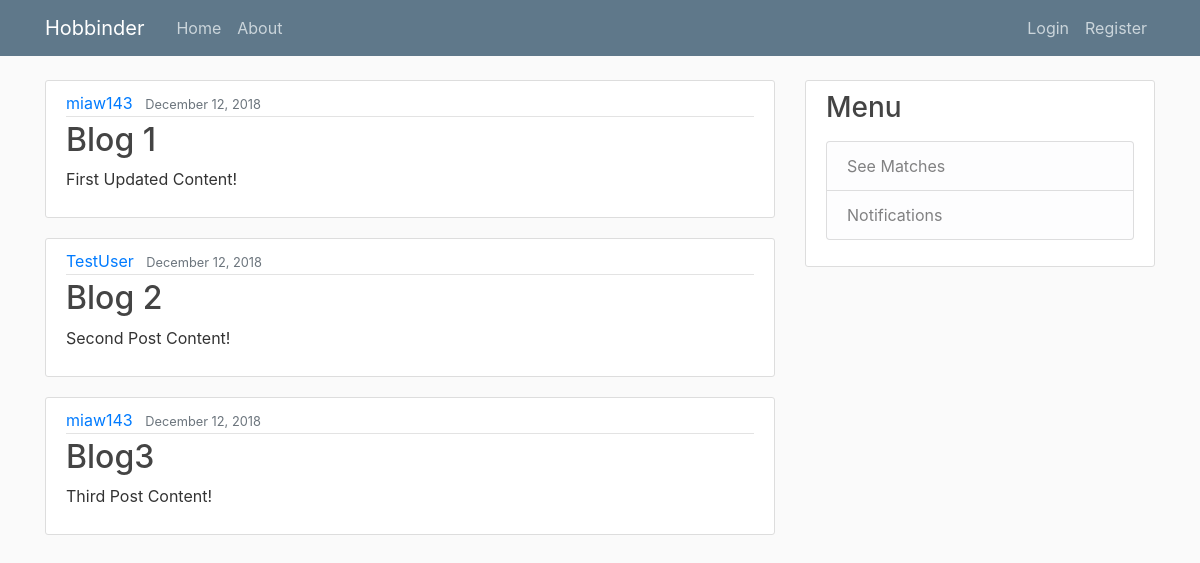
The page / on the database its author committed.
### feed/models.py (models this page shows, shortened)
class Post(models.Model):
    title = models.CharField(max_length=100)
    content = models.TextField()
    date_posted = models.DateTimeField(default=timezone.now)
    author = models.ForeignKey(User, on_delete=models.CASCADE)

### feed/views.py (the view)
# urls.py: 2. Add a URL to urlpatterns:  path('', views.home, name='home')
def home(request):
    context = {
        'posts': Post.objects.all()
    }
    return render(request, 'feed/home.html', context)

### Group13_web/feed/templates/feed/home.html
{% extends "feed/base.html" %}
{% block content %}
    {% for post in posts %}
    <article class="media content-section">
      <div class="media-body">
        <div class="article-metadata">
          <a class="mr-2" href="#">{{ post.author }}</a>
          <small class="text-muted">{{ post.date_posted|date:"F d, Y" }}</small>
        </div>
        <h2><a class="article-title" href="#">{{ post.title }}</a></h2>
        <p class="article-content">{{ post.content }}</p>
      </div>
    </article>
    {% endfor %}
{% endblock content %}

### Group13_web/feed/templates/feed/base.html (shortened to what this page needs)
{% load static %}
<!DOCTYPE html>
<html>
<head>
   <link rel="stylesheet" href="https://maxcdn.bootstrapcdn.com/bootstrap/4.0.0/css/bootstrap.min.css">
   <link rel="stylesheet" type="text/css" href="{% static 'feed/main.css' %}">
</head>
  <body>
    <header class="site-header">
  <nav class="navbar navbar-expand-md navbar-dark bg-steel fixed-top">
    <div class="container">
      <a class="navbar-brand mr-4" href="/">Hobbinder</a>
      <div class="collapse navbar-collapse" id="navbarToggle">
        <div class="navbar-nav mr-auto">
          <a class="nav-item nav-link" href="{% url 'feed-home' %}">Home</a>
          <a class="nav-item nav-link" href="{% url 'feed-about' %}">About</a>
        </div>
        <div class="navbar-nav">
          {% if user.is_authenticated %}
            <a class="nav-item nav-link" href="{% url 'profile' %}">Profile</a>
            <a class="nav-item nav-link" href="{% url 'logout' %}">Logout</a>
          {% else %}
            <a class="nav-item nav-link" href="{% url 'login' %}">Login</a>
            <a class="nav-item nav-link" href="{% url 'register' %}">Register</a>
          {% endif %}
        </div>
          </div>
        </div>
      </nav>
    </header>
    <main role="main" class="container">
      <div class="row">
        <div class="col-md-8">
          {% block content %}{% endblock %}
            </div>
            <div class="col-md-4">
              <div class="content-section">
                <h3>Menu</h3>
                <p class='text-muted'>
                  <ul class="list-group">
                    <li class="list-group-item list-group-item-light">See Matches</li>
                     <li class="list-group-item list-group-item-light">Notifications</li>
                  </ul>
                </p>
          </div>
        </div>
      </div>
    </main>
  </body>
</html>

### feed/static/feed/main.css (style rules this page uses)
body { background: #fafafa; color: #333333; margin-top: 5rem; }
h1, h2, h3, h4, h5, h6 { color: #444444; }
ul { margin: 0; }
.bg-steel { background-color: #5f788a; }
.site-header .navbar-nav .nav-link { color: #cbd5db; }
.content-section { background: #ffffff; padding: 10px 20px; border: 1px solid #dddddd; border-radius: 3px; margin-bottom: 20px; }
.article-title { color: #444444; }
.article-content { white-space: pre-line; }
.article-metadata { padding-bottom: 1px; margin-bottom: 4px; border-bottom: 1px solid #e3e3e3 }

### rows shown on the page
Post: author "miaw143", date_posted "December 12, 2018", title "Blog 1", content "First Updated Content!"
Post: author "TestUser", date_posted "December 12, 2018", title "Blog 2", content "Second Post Content!"
Post: author "miaw143", date_posted "December 12, 2018", title "Blog3", content "Third Post Content!"
